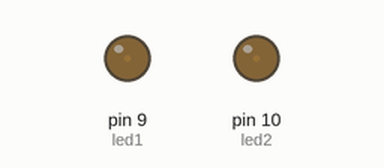
Recording of a sketch running on a simulated Arduino Uno, built with avr-gcc and run on an emulated ATmega328P. On the bench: output pins drawn as LEDs (lit = HIGH).

Above: at 0.05 s.
At 2.3 s:
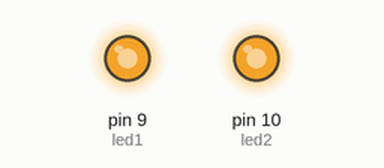
At 4.6 s:
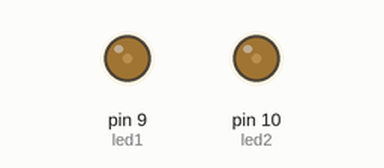
At 9.7 s:
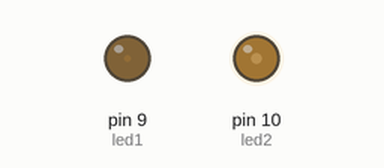
Timing chart, 0 to 13.3 s (numbered marks = the images above):
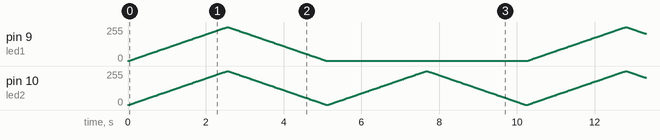

The sketch:

custom_led_fade.ino
```cpp
int led1 = 9;
int led2 = 10;
float brightness = 0;

void setup() {
  pinMode (led1, OUTPUT);
  pinMode (led2, OUTPUT);
}

void loop() {
  for (int i=1; i<=255; i+=2){
    analogWrite (led1, i);
    analogWrite (led2, i);
    delay (20);
  }

  for (int i=255; i>=0; i-=2){
    analogWrite (led1, i);
    analogWrite (led2, i);
    delay (20);
  }

  for (int x=1; x<=255; x+=2){
    analogWrite (led2, x);
    delay (20);
  }

  for (int x=255; x>=0; x-=2){
    analogWrite (led2, x);
    delay (20);
  }

}
```
